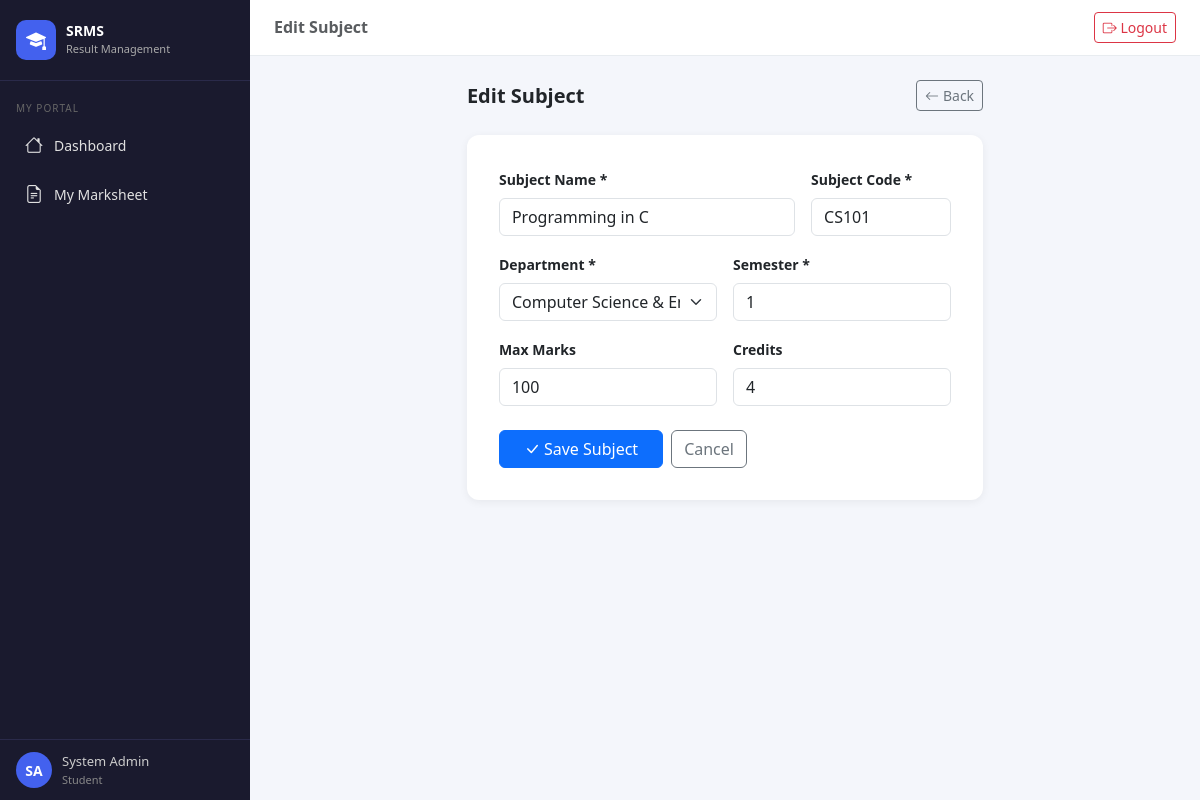
Page /subjects/3/edit/ (signed in) on the committed database.
### results/models.py (models this page shows, shortened)
class Subject(models.Model):
    name = models.CharField(max_length=100)
    code = models.CharField(max_length=20)
    department = models.ForeignKey(Department, on_delete=models.CASCADE)
    semester = models.IntegerField()
    max_marks = models.IntegerField(default=100)
    credits = models.IntegerField(default=4)

### results/views.py (the view)
# urls.py: path('subjects/<int:pk>/edit/',    views.subject_edit,   name='subject_edit'),
@login_required
def subject_edit(request, pk):
    if not is_admin(request.user):
        return redirect('dashboard')
    subject = get_object_or_404(Subject, pk=pk)
    form = SubjectForm(request.POST or None, instance=subject)
    if request.method == 'POST' and form.is_valid():
        form.save()
        messages.success(request, 'Subject updated.')
        return redirect('subject_list')
    return render(request, 'results/subject_form.html', {'form': form, 'action': 'Edit'})

### results/forms.py
class SubjectForm(forms.ModelForm):
    class Meta:
        model  = Subject
        fields = ['name', 'code', 'department', 'semester', 'max_marks', 'credits']
        widgets = {
            'name':       forms.TextInput(attrs={'class': 'form-control'}),
            'code':       forms.TextInput(attrs={'class': 'form-control'}),
            'department': forms.Select(attrs={'class': 'form-select'}),
            'semester':   forms.NumberInput(attrs={'class': 'form-control'}),
            'max_marks':  forms.NumberInput(attrs={'class': 'form-control'}),
            'credits':    forms.NumberInput(attrs={'class': 'form-control'}),
        }

### results/models.py (called while the page is built)
    def __str__(self):
        return self.name

### results/views.py (called while the page is built)
def is_admin(user):
    return user.groups.filter(name='Admin').exists() or user.is_superuser

### results/templates/results/subject_form.html (shortened to what this page needs)
{% extends 'results/base.html' %}
{% block page_title %}{{ action }} Subject{% endblock %}
{% block content %}
<div class="row justify-content-center">
  <div class="col-lg-7">
    <div class="d-flex justify-content-between align-items-center mb-4">
      <h5 class="fw-bold mb-0">{{ action }} Subject</h5>
      <a href="{% url 'subject_list' %}" class="btn btn-outline-secondary btn-sm">
        <i class="bi bi-arrow-left me-1"></i>Back
      </a>
    </div>
    <div class="form-card">
      <form method="post">
        <div class="row g-3">
          <div class="col-md-8">
            <label class="form-label fw-semibold small">Subject Name *</label>
            {{ form.name }}
          </div>
          <div class="col-md-4">
            <label class="form-label fw-semibold small">Subject Code *</label>
            {{ form.code }}
          </div>
          <div class="col-md-6">
            <label class="form-label fw-semibold small">Department *</label>
            {{ form.department }}
          </div>
          <div class="col-md-6">
            <label class="form-label fw-semibold small">Semester *</label>
            {{ form.semester }}
          </div>
          <div class="col-md-6">
            <label class="form-label fw-semibold small">Max Marks</label>
            {{ form.max_marks }}
          </div>
          <div class="col-md-6">
            <label class="form-label fw-semibold small">Credits</label>
            {{ form.credits }}
          </div>
        </div>
        <div class="mt-4 d-flex gap-2">
          <button type="submit" class="btn btn-primary px-4">
            <i class="bi bi-check-lg me-1"></i>Save Subject
          </button>
          <a href="{% url 'subject_list' %}" class="btn btn-outline-secondary">Cancel</a>
        </div>
      </form>
    </div>
  </div>
</div>
{% endblock %}

### results/templates/results/base.html (shortened to what this page needs)
<!DOCTYPE html>
<html lang="en">
<head>
  <link href="https://cdn.jsdelivr.net/npm/bootstrap@5.3.0/dist/css/bootstrap.min.css" rel="stylesheet"/>
  <link href="https://cdn.jsdelivr.net/npm/bootstrap-icons@1.10.5/font/bootstrap-icons.css" rel="stylesheet"/>
</head>
<body>
{% if user.is_authenticated %}
<div id="sidebar">
  <div class="brand">
    <div class="brand-icon"><i class="bi bi-mortarboard-fill"></i></div>
    <div class="brand-text">SRMS<br><small>Result Management</small></div>
  </div>
  <nav>
    {% if is_admin %}
      <div class="nav-section">Main</div>
      <a href="{% url 'dashboard' %}" class="nav-link {% if request.resolver_match.url_name == 'dashboard' %}active{% endif %}">
        <i class="bi bi-speedometer2"></i><span>Dashboard</span>
      </a>
      <div class="nav-section">Academic</div>
      <a href="{% url 'student_list' %}" class="nav-link {% if 'student' in request.resolver_match.url_name %}active{% endif %}">
        <i class="bi bi-people"></i><span>Students</span>
      </a>
      <a href="{% url 'subject_list' %}" class="nav-link {% if 'subject' in request.resolver_match.url_name %}active{% endif %}">
        <i class="bi bi-book"></i><span>Subjects</span>
      </a>
      <a href="{% url 'result_list' %}" class="nav-link {% if 'result' in request.resolver_match.url_name %}active{% endif %}">
        <i class="bi bi-clipboard-data"></i><span>Results / Marks</span>
      </a>
      <div class="nav-section">Config</div>
      <a href="{% url 'department_list' %}" class="nav-link {% if 'department' in request.resolver_match.url_name %}active{% endif %}">
        <i class="bi bi-building"></i><span>Departments</span>
      </a>
    {% else %}
      <div class="nav-section">My Portal</div>
      <a href="{% url 'dashboard' %}" class="nav-link {% if request.resolver_match.url_name == 'dashboard' %}active{% endif %}">
        <i class="bi bi-house"></i><span>Dashboard</span>
      </a>
      <a href="{% url 'my_marksheet' %}" class="nav-link {% if request.resolver_match.url_name == 'my_marksheet' %}active{% endif %}">
        <i class="bi bi-file-earmark-text"></i><span>My Marksheet</span>
      </a>
    {% endif %}
  </nav>
  <div class="user-info">
    <div class="avatar">{{ user.first_name.0|upper }}{{ user.last_name.0|upper }}</div>
    <div class="user-meta">
      {{ user.get_full_name|truncatechars:16 }}
      <small>{% if is_admin %}Administrator{% else %}Student{% endif %}</small>
    </div>
  </div>
</div>
<div id="main">
  <div class="topbar">
    <h6 class="mb-0 fw-semibold text-muted">{% block page_title %}Dashboard{% endblock %}</h6>
    <a href="{% url 'logout' %}" class="btn btn-sm btn-outline-danger">
      <i class="bi bi-box-arrow-right"></i> Logout
    </a>
  </div>
  <div class="page-content">
    {% block content %}{% endblock %}
  </div>
</div>
{% else %}
{% block auth_content %}{% endblock %}
{% endif %}
</body>
</html>

### results/templates/results/base.html (style rules this page uses)
:root { --primary: #4361ee; --primary-dark: #3a56d4; --sidebar-bg: #1a1a2e; --sidebar-text: #e0e0e0; --sidebar-hover: #4361ee; --card-radius: 12px; }
body { background: #f4f6fb; font-family: 'Segoe UI', sans-serif; }
#sidebar { position: fixed; top: 0; left: 0; height: 100vh; width: 250px; background: var(--sidebar-bg); z-index: 1000; display: flex; flex-direction: column; transition: width .25s; }
#sidebar .brand { padding: 20px 16px; border-bottom: 1px solid #2a2a4a; display: flex; align-items: center; gap: 10px; }
#sidebar .brand-icon { width: 40px; height: 40px; border-radius: 10px; background: var(--primary); display: flex; align-items: center; justify-content: center; font-size: 20px; color: #fff; flex-shrink: 0; }
#sidebar .brand-text { color: #fff; font-weight: 700; font-size: 14px; line-height: 1.2; }
#sidebar .brand-text small { color: #aaa; font-weight: 400; font-size: 11px; }
#sidebar nav { flex: 1; overflow-y: auto; padding: 12px 0; }
#sidebar .nav-section { padding: 8px 16px 4px; font-size: 10px; text-transform: uppercase; letter-spacing: 1px; color: #666; }
#sidebar a.nav-link { display: flex; align-items: center; gap: 10px; padding: 10px 16px; color: var(--sidebar-text); border-radius: 8px; margin: 2px 8px; font-size: 14px; text-decoration: none; transition: all .2s; }
#sidebar a.nav-link i { font-size: 18px; width: 20px; text-align: center; }
#sidebar .user-info { padding: 12px 16px; border-top: 1px solid #2a2a4a; display: flex; align-items: center; gap: 10px; }
#sidebar .avatar { width: 36px; height: 36px; border-radius: 50%; background: var(--primary); display: flex; align-items: center; justify-content: center; color: #fff; font-weight: 700; font-size: 14px; }
#sidebar .user-meta { color: #ccc; font-size: 13px; }
#sidebar .user-meta small { color: #888; font-size: 11px; display: block; }
#main { margin-left: 250px; min-height: 100vh; }
.topbar { background: #fff; padding: 12px 24px; border-bottom: 1px solid #e8ecf0; display: flex; align-items: center; justify-content: space-between; position: sticky; top: 0; z-index: 100; }
.page-content { padding: 24px; }
.form-card { background: #fff; border-radius: var(--card-radius); padding: 32px; box-shadow: 0 2px 8px rgba(0,0,0,.06); }

### rows in the picture
Subject: name "Programming in C", code "CS101", department "Computer Science & Engineering (AI&ML)", semester "1", max_marks "100", credits "4"

### other values in the picture
{{ user.first_name.0|upper }} "S"
{{ user.last_name.0|upper }} "A"
{{ user.get_full_name|truncatechars:16 }} "System Admin"
{{ action }} "Edit"
